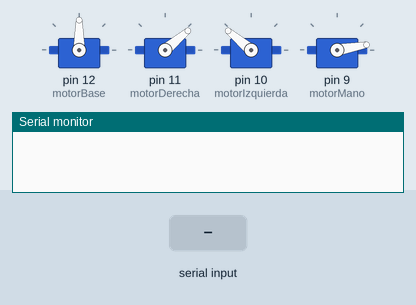
Simulated run of this sketch. Board: Arduino Uno, built with avr-gcc and run on an emulated ATmega328P. On the bench: 4 × servo, the last lines printed to the serial monitor. The test bench sets the inputs (shaded band).

Above: at 3.2 s.
3.3 s: "A90\n" received over Serial
At 6.13 s:
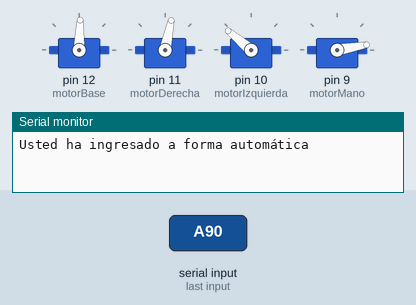
At 12.2 s:
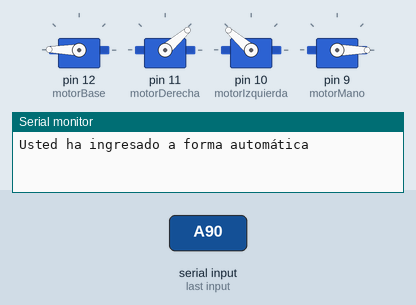
12.3 s: "A90\n" received over the second serial link
At 18.9 s:
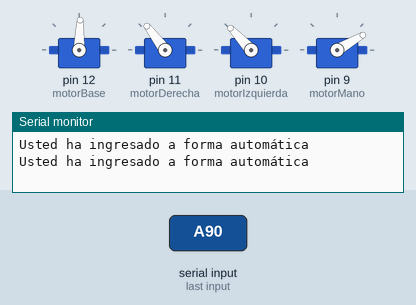
Timing chart, 0 to 21.3 s (numbered marks = the images above; inputs shaded):
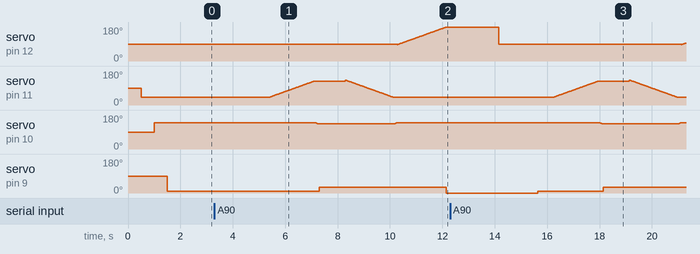

Measured:
- after the input at 3.3 s, servo on pin 11 (motorDerecha): rises from 40° to 132° in 2.9 s, then falls to 41° in 1.8 s; servo on pin 9 (motorMano): 10° → 30° after 4.0 s, → 0° 4.9 s later
- after the input at 12.3 s, servo on pin 9 (motorMano): 0° → 10° after 3.3 s, → 30° 2.5 s later

The sketch:

BrazoRoboticoArduino.ino
```cpp
#include <Servo.h>
#include <SoftwareSerial.h>
#define motorBase 12 //Declaro pin de la base
#define motorDerecha 11 //Declaro pin del motor derecho
#define motorIzquierda 10 //Declaro pin del motor izquierdo
#define motorMano 9 //Declaro motor de la mano


Servo Base; // Declaro el servomotor de la base
Servo Derecha; //Declaro el servomotor de la derecha
Servo Izquierda; //Declaro el servomotor de la izquierda
Servo Mano; //Declaro el servomotor de la mano
SoftwareSerial miBT(2,3);


int anguloIngresado;
int i = 0, j = 0;
char motor, dato;
int posicionBase;
int posicionDerecha;
int posicionIzquierda;
int posicionMano;
int automatico = 0;

/*
 * Función para retornar el ángulo y dado por el usuario.
 */

 void ingresarDato()
 {
  if(Serial.available() > 0)
  {
    motor = Serial.read();
    anguloIngresado = Serial.parseInt();
  }
 }

 void ingresarDatoBT()
 {
  if(miBT.available() > 0)
  {
  motor = miBT.read();
  anguloIngresado = miBT.parseInt();
  }
 }

void setup() {

  Serial.begin(9600); //Velocidad de transmisión de la consola
  miBT.begin(38400); //Velocidad de transmisión del Bluetooh (HC-05)
  Base.attach(motorBase); //Inicializamos el servo de la base
  Derecha.attach(motorDerecha); //Inicializamos el servo de la derecha
  Izquierda.attach(motorIzquierda); //Inicializamos el servo de la izquierda
  Mano.attach(motorMano); //Inicializamos el servo de la mano

  /*
   * Posiciones iniciales.
   */

  Base.write(90);
  delay(500);

  Derecha.write(40);
  delay(500);

  Izquierda.write(140);
  delay(500);

  Mano.write(10);
  delay(500);


}

void loop() {

  /*
   * Movimiento desde consola.
   */

  ingresarDato();

  /*
   * Movimiento desde el Bluetooh.
   */

  ingresarDatoBT();

    switch(motor)
    {
     case 'B':

     Serial.println("Usted ha ingresado el servo de la base.");

     if(anguloIngresado >= 0 && anguloIngresado <= 180)
     {
     posicionBase = anguloIngresado;
     Base.write(posicionBase);
     }

     else
     {
      Serial.println("Ingrese un ángulo entre 0 y 180 grados.");
     }

     break;

     case 'D':

     Serial.println("Usted ha ingresado el servo de la derecha.");

     if(anguloIngresado >= 40 && anguloIngresado <= 160)
     {
     posicionDerecha = anguloIngresado;
     Derecha.write(posicionDerecha);
     }

     else
     {
      Serial.println("Ingrese un ángulo entre 40 y 160 grados.");
     }

     break;

     case 'I':

      Serial.println("Usted ha ingre el servo de la izquierda.");

     if(anguloIngresado >=  90 && anguloIngresado <= 180)
     {
     posicionIzquierda = anguloIngresado;
     Izquierda.write(posicionIzquierda);
     }

     else
     {
      Serial.println("Ingrese un ángulo entre 90 y 180 grados.");
     }
     break;

     case 'M':
     Serial.println("Usted ha ingresado el servo de la mano.");
     if(anguloIngresado == 0 || anguloIngresado == 30)
     {
     posicionMano = anguloIngresado;
     Mano.write(posicionMano);
     }

     else
     {
      Serial.println("Digite 0 grados para abrir o 30 grados para cerrar.");
     }
     break;

     case 'A':

     Serial.println("Usted ha ingresado a forma automática");
     /*restablese pocicion*/

       Base.write(90);
       delay(500);

       Derecha.write(40);
       delay(500);

       Izquierda.write(140);
       delay(500);

       Mano.write(10);
       delay(500);

     /*Movimiento Automatico*/

     i=90;
     while (i>87){
     Base.write(i);
     delay(20);
     i--;
     }

     i=40;
     while(i<128){
     Derecha.write(i);
     delay(20);
     i++;
     }

     i=140;
     while(i>132){
     Izquierda.write(i);
     delay(20);
     i--;
     }


     Mano.write(30);
     delay(1000);

     while(i > 40)
     {
      Derecha.write(i);
      delay(20);
      i--;
     }

     i = 133;

     while(i < 140)
     {
      Izquierda.write(i);
      delay(20);
      i++;
     }

     i=87;
     while(i<180){
      Base.write(i);
     delay(20);
     i++;
     }

      Mano.write(0);
     delay(1000);
     break;

     case 'S':

     Serial.println("Restablecer posiciones de inicio");

      Base.write(90);
      delay(500);

      Derecha.write(40);
      delay(500);

      Izquierda.write(140);
      delay(500);

      Mano.write(10);
      delay(500);
      break;


    }
}
```
